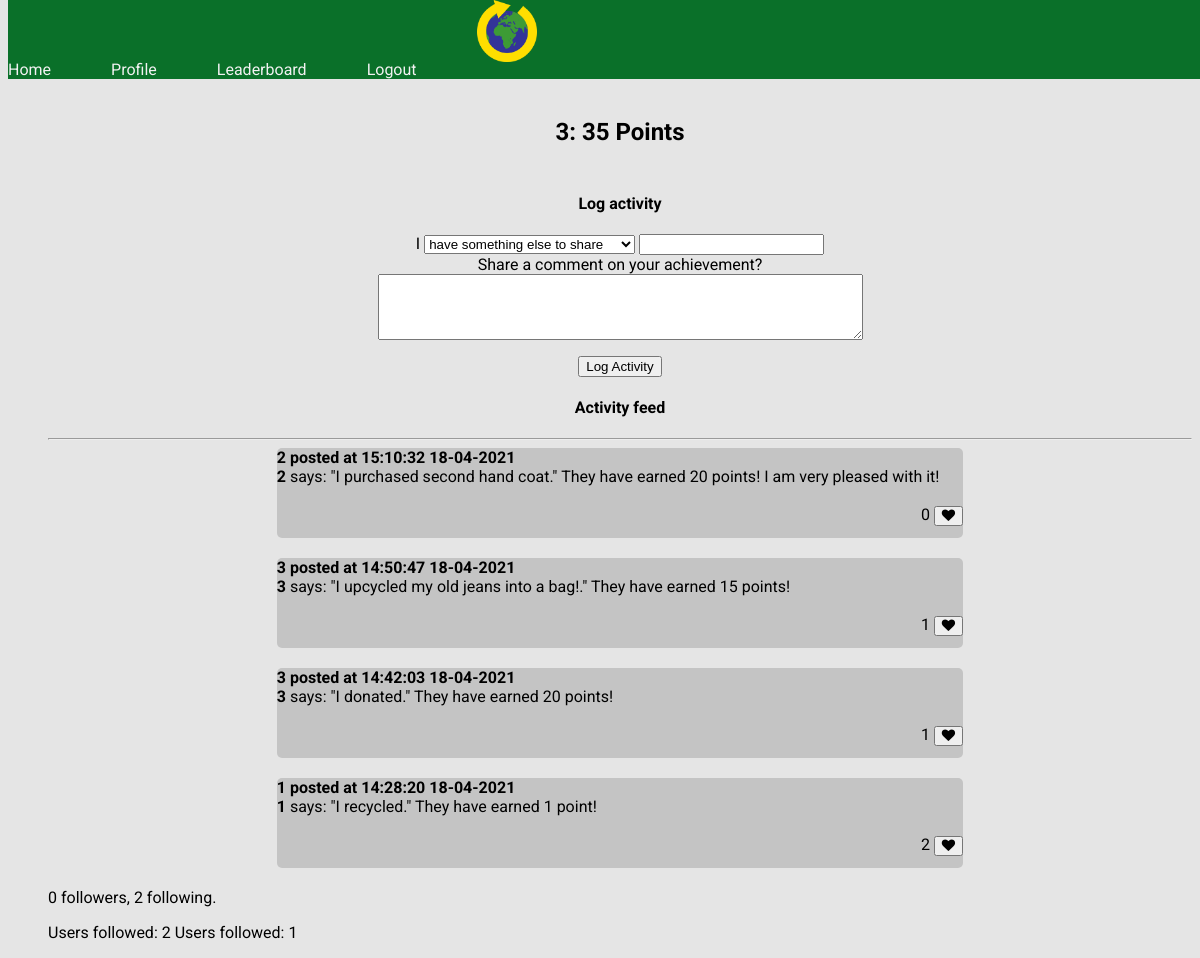
The page /user/3 (signed in) on the database its author committed.
### app/models.py (models this page shows, shortened)
class User(UserMixin, db.Model):
    id = db.Column(db.Integer, primary_key=True)
    username = db.Column(db.String(64), index=True, unique=True)
    email = db.Column(db.String(120), index=True, unique=True)
    password_hash = db.Column(db.String(128))
    posts = db.relationship('Post', backref='author', lazy='dynamic')
    points = db.Column(db.Integer, default=0)
    followed = db.relationship(
        'User', secondary=followers,
        primaryjoin=(followers.c.follower_id == id),
        secondaryjoin=(followers.c.followed_id == id),
        backref=db.backref('followers', lazy='dynamic'), lazy='dynamic')

class Post(db.Model):
    id = db.Column(db.Integer, primary_key=True)
    body = db.Column(db.String(140))
    action = db.Column(db.String(64))
    item = db.Column(db.String(64))
    timestamp = db.Column(db.String, index=True)
    user_id = db.Column(db.Integer, db.ForeignKey('user.id'))
    points = db.Column(db.Integer,default=0)
    likes = db.Column(db.Integer, default=0)

### app/routes.py (the view, shortened to what this page needs)
@app.route('/user/<username>', methods=['GET','POST'])
@login_required
def user(username):
    user = User.query.filter_by(username=username).first_or_404()
    posts = db.session.query(Post).order_by(desc(Post.id)).limit(20).all()
    form = LogActivity()
    form2 = EmptyForm()
    return render_template("user.html",user=user, posts=posts, form=form, points=user.points)

### app/forms.py
class LogActivity(FlaskForm):
    actions = {'donated':20,'recycled':1,'upcycled':15,'reused':3,'purchased second hand':20, 'completed the weekly challenge':25,'have something else to share':0}
    action = SelectField('Action:',choices=list(actions.keys()), validators=[DataRequired()])
    item = StringField()
    comment = TextAreaField('Share a comment on your achievement?')
    submit = SubmitField('Log Activity')

class EmptyForm(FlaskForm):
    submit = SubmitField('Submit')

### app/models.py (called while the page is built)
@login.user_loader
def load_user(id):
    return User.query.get(int(id))

### app/templates/user.html (shortened to what this page needs)
{% extends "base.html" %}
{% block content %}
    <h2>{{ user.username }}: {{ user.points }} Points</h2>
    <table class="aboutme">
        <tr valign="top">
            <td>
            </td>
        </tr>
    </table>
    {% if user == current_user %}
    <div class="activitylog">
    <h4>Log activity</h4>
    <form action="" method="post" novalidate>
        <p>
            I
            <select name="action">
                {% for action in form.action.choices %}
                <option value= "{{ action }}" SELECTED>{{ action }}</option>"
                {% endfor %}
            </select>
            {{ form.item(cols=32, rows=4) }}
            <br>
            {{ form.comment.label }}
            <br>
            {{ form.comment(cols=58, rows=4) }}<br>
        </p>
        <p>{{ form.submit() }}</p>
    </form>
    </div>
    {% endif %}
    <div class="activity feed">
    <h4>Activity feed</h4>
    <hr>
    {% for post in posts %}
    <a href="{{ url_for('user',username=post.author.username) }}" id="post_link">
    <div class="activitypost">
    <span id="posted info"><b> {{ post.author.username }} posted at {{ post.timestamp }}</b></span>
    <br>
    <span id="postauthor"><b>{{ post.author.username }}</b></span>
    <span id="postbody">{{ post.body }}</span>
    <br>
    <span id="postlikes"> <form action="{{ url_for('update_like', username=user.username, post_id=post.id) }}" method="POST">{{ post.likes }}
        <button><i class="fa fa-heart"></i></button>
   </form>
    </span>
    <br>
    <br>
    </div>
    {% endfor %}
    </a>
</div>
    <div class="followers">
    <p> {{ user.followers.count() }} followers, {{ user.followed.count() }} following.</p>
    {% if user == current_user %}
    {% for user in current_user.followed %}
    Users followed:
    {{ user.username }}
    {% endfor %}
    {% endif %}
</div>
{% endblock %}

### app/static/base.css (style rules this page uses)
h2 { font-family: Roboto, Open Sans, sans-serif; text-align: center; }
h4 { font-family: Roboto, Open Sans, sans-serif; text-align: center; }
p { font-family: Roboto, Open Sans, sans-serif; }
a { font-family: Roboto, Open Sans, sans-serif; }
body { background-color: #E5E5E5; }
.activitylog { text-align:center; margin-left: auto; margin-right: auto; width: 80%; }
.activitypost { text-align:left; margin-left: auto; margin-right: auto; padding-bottom: 5px; margin-bottom: 20px; width: 60%; height: 85px; border-radius: 5px; background-color: #C4C4C4; font-family: Roboto, Open Sans, sans-serif; }
#post_link { text-decoration: none; color: black; }
.followers { font-family: Roboto, Open Sans, sans-serif; text-align: left; }
#postlikes { padding-left: 80%; text-align: right; }
.aboutme { text-align: right; margin-left:auto; margin-right: auto; }

### rows shown on the page
User: username "3", points "35"
Post: author.username "2", timestamp "15:10:32 18-04-2021", body "says: \"I purchased second hand coat.\" They have earned 20 points! I am very pleased with it!", likes "0"
Post: author.username "3", timestamp "14:50:47 18-04-2021", body "says: \"I upcycled my old jeans into a bag!.\" They have earned 15 points!", likes "1"
Post: author.username "3", timestamp "14:42:03 18-04-2021", body "says: \"I donated.\" They have earned 20 points!", likes "1"
Post: author.username "1", timestamp "14:28:20 18-04-2021", body "says: \"I recycled.\" They have earned 1 point!", likes "2"
User: username "2"
User: username "1"

### other values the page prints
{{ user.followers.count() }} "0"
{{ user.followed.count() }} "2"
form field action "have something else to share"
